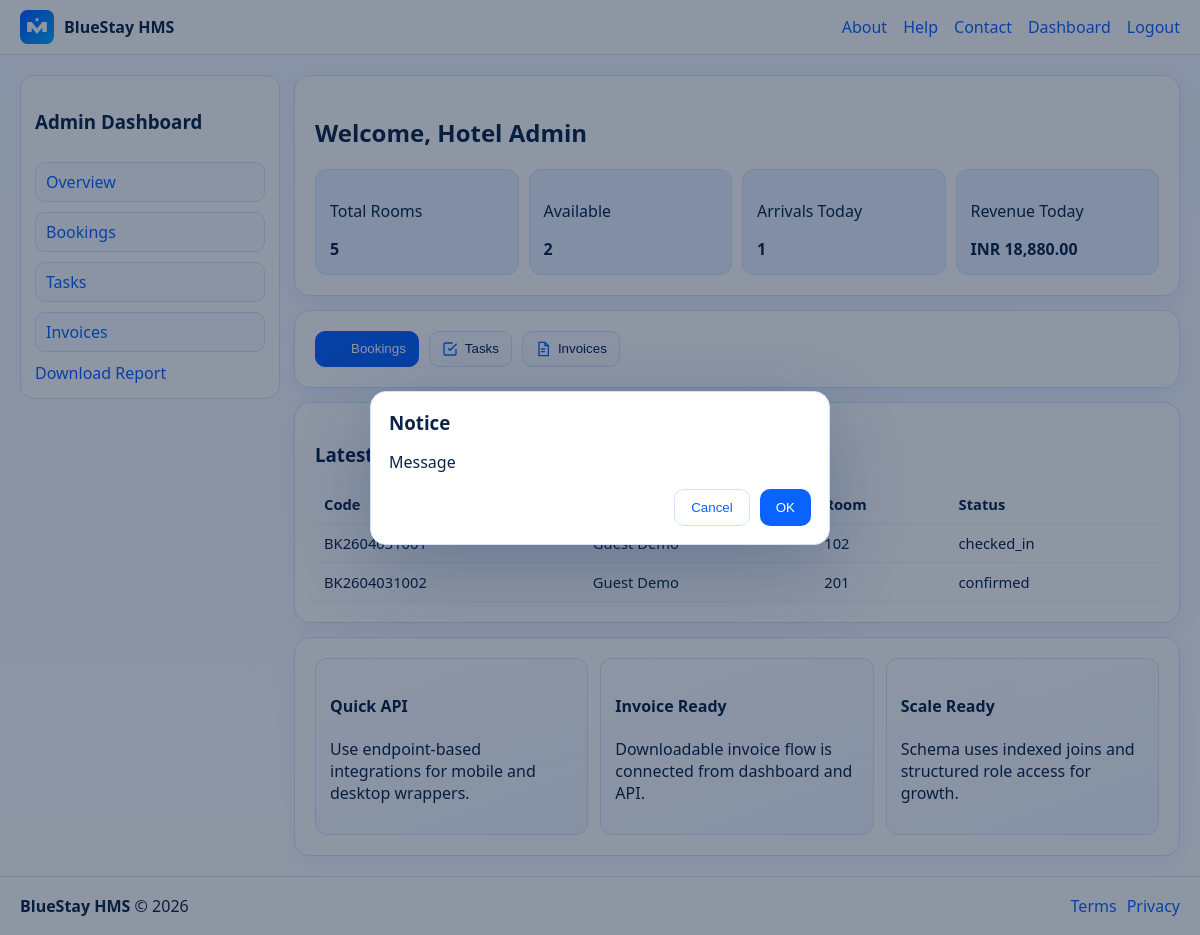
The app's page /dashboard.php (signed in) with its own data.
### tables this page shows
CREATE TABLE bookings (
  id INT UNSIGNED AUTO_INCREMENT PRIMARY KEY,
  booking_code VARCHAR(24) NOT NULL UNIQUE,
  guest_user_id INT UNSIGNED NOT NULL,
  room_id INT UNSIGNED NOT NULL,
  check_in DATE NOT NULL,
  check_out DATE NOT NULL,
  adults TINYINT UNSIGNED NOT NULL DEFAULT 1,
  children TINYINT UNSIGNED NOT NULL DEFAULT 0,
  source VARCHAR(40) NOT NULL DEFAULT 'Direct',
  status ENUM('pending','confirmed','checked_in','checked_out','cancelled') NOT NULL DEFAULT 'pending',
  created_at TIMESTAMP DEFAULT CURRENT_TIMESTAMP,
  CONSTRAINT fk_bookings_guest FOREIGN KEY (guest_user_id) REFERENCES users(id),
  CONSTRAINT fk_bookings_room FOREIGN KEY (room_id) REFERENCES rooms(id),
  INDEX idx_bookings_dates_status (check_in, check_out, status),
  INDEX idx_bookings_guest (guest_user_id)
);

CREATE TABLE rooms (
  id INT UNSIGNED AUTO_INCREMENT PRIMARY KEY,
  room_number VARCHAR(20) NOT NULL UNIQUE,
  floor_no INT NOT NULL,
  room_type VARCHAR(40) NOT NULL,
  status ENUM('available','occupied','dirty','maintenance','blocked') NOT NULL DEFAULT 'available',
  base_rate DECIMAL(12,2) NOT NULL DEFAULT 0,
  created_at TIMESTAMP DEFAULT CURRENT_TIMESTAMP,
  INDEX idx_rooms_status_floor (status, floor_no)
);

CREATE TABLE users (
  id INT UNSIGNED AUTO_INCREMENT PRIMARY KEY,
  full_name VARCHAR(120) NOT NULL,
  email VARCHAR(120) NOT NULL UNIQUE,
  phone VARCHAR(25) NOT NULL,
  role ENUM('owner','admin','manager','reception','housekeeping','kitchen','security','customer') NOT NULL DEFAULT 'customer',
  password_hash VARCHAR(255) NOT NULL,
  created_at TIMESTAMP DEFAULT CURRENT_TIMESTAMP
);

### app/core/Auth.php (called while the page is built, shortened)
<?php
final class Auth
{
    public static function user(): ?array
    {
        return $_SESSION['user'] ?? null;
    }
    public static function check(): bool
    {
        return isset($_SESSION['user']);
    }
}

### app/includes/functions.php (called while the page is built, shortened)
<?php
function e(string $value): string
{
    return htmlspecialchars($value, ENT_QUOTES, 'UTF-8');
}
function dashboard_title(string $role): string
{
    return match ($role) {
        'owner' => 'Owner Dashboard',
        'admin' => 'Admin Dashboard',
        'manager' => 'Manager Dashboard',
        'reception' => 'Front Desk Dashboard',
        'housekeeping' => 'Housekeeping Dashboard',
        'kitchen' => 'Kitchen Dashboard',
        'security' => 'Security Dashboard',
        'customer' => 'Customer Dashboard',
        default => 'Dashboard',
    };
}

### public/dashboard.php (the view, shortened to what this page needs)
<?php
require dirname(__DIR__) . '/app/includes/bootstrap.php';
$user = Auth::user();
$role = $user['role'];
$statsStmt = $pdo->query("
    SELECT
      (SELECT COUNT(*) FROM rooms) AS rooms_total,
      (SELECT COUNT(*) FROM rooms WHERE status = 'available') AS rooms_available,
      (SELECT COUNT(*) FROM bookings WHERE DATE(check_in) = CURDATE()) AS arrivals_today,
      (SELECT IFNULL(SUM(total_amount), 0) FROM invoices WHERE DATE(created_at) = CURDATE()) AS revenue_today
");
$stats = $statsStmt->fetch() ?: [];
$bookings = $pdo->query("
    SELECT b.id, b.booking_code, b.status, b.check_in, b.check_out, u.full_name AS guest_name, r.room_number
    FROM bookings b
    JOIN users u ON u.id = b.guest_user_id
    JOIN rooms r ON r.id = b.room_id
    ORDER BY b.created_at DESC
    LIMIT 8
")->fetchAll();
require dirname(__DIR__) . '/app/views/partials/header.php';
?>
<main class="dashboard-layout">
  <aside class="sidebar" id="sidebar">
    <h3><?= e(dashboard_title($role)) ?></h3>
    <a href="#stats" class="nav-pill">Overview</a>
    <a href="#bookings" class="nav-pill">Bookings</a>
    <a href="#tasks" class="nav-pill">Tasks</a>
    <a href="#invoices" class="nav-pill">Invoices</a>
    <a href="api.php?action=reports.export">Download Report</a>
  </aside>
  <section class="dashboard-content">
    <div class="card" id="stats">
      <h2>Welcome, <?= e($user['full_name']) ?></h2>
      <div class="stats-grid">
        <div><p>Total Rooms</p><strong><?= e((string) $stats['rooms_total']) ?></strong></div>
        <div><p>Available</p><strong><?= e((string) $stats['rooms_available']) ?></strong></div>
        <div><p>Arrivals Today</p><strong><?= e((string) $stats['arrivals_today']) ?></strong></div>
        <div><p>Revenue Today</p><strong>INR <?= number_format((float) ($stats['revenue_today'] ?? 0), 2) ?></strong></div>
      </div>
    </div>
    <div class="card">
      <div class="tab-row">
        <button class="tab-btn active" data-tab="bookings" type="button"><img src="assets/img/icon-booking.svg" alt="">Bookings</button>
        <button class="tab-btn" data-tab="tasks" type="button"><img src="assets/img/icon-task.svg" alt="">Tasks</button>
        <button class="tab-btn" data-tab="invoices" type="button"><img src="assets/img/icon-invoice.svg" alt="">Invoices</button>
      </div>
    </div>
    <div class="card tab-panel active" id="bookings">
      <h3>Latest Bookings</h3>
      <table>
        <tr><th>Code</th><th>Guest</th><th>Room</th><th>Status</th></tr>
        <?php foreach ($bookings as $b): ?>
          <tr>
            <td><?= e($b['booking_code']) ?></td>
            <td><?= e($b['guest_name']) ?></td>
            <td><?= e($b['room_number']) ?></td>
            <td><?= e($b['status']) ?></td>
          </tr>
        <?php endforeach; ?>
      </table>
    </div>
    <div class="card info-cards">
      <article class="mini-card">
        <h4>Quick API</h4>
        <p>Use endpoint-based integrations for mobile and desktop wrappers.</p>
      </article>
      <article class="mini-card">
        <h4>Invoice Ready</h4>
        <p>Downloadable invoice flow is connected from dashboard and API.</p>
      </article>
      <article class="mini-card">
        <h4>Scale Ready</h4>
        <p>Schema uses indexed joins and structured role access for growth.</p>
      </article>
    </div>
  </section>
</main>
<?php require dirname(__DIR__) . '/app/views/partials/footer.php'; ?>

### app/views/partials/header.php (shortened to what this page needs)
<?php
$isAuth = Auth::check();
?>
<!doctype html>
<html lang="en">
<head>
  <link rel="stylesheet" href="assets/css/app.css">
</head>
<body>
<div class="app-shell">
  <header class="topbar">
    <a class="brand" href="index.php">
      <img src="assets/img/logo.svg" alt="BlueStay logo">
      <span>BlueStay HMS</span>
    </a>
    <nav class="main-nav">
      <a href="about.php">About</a>
      <a href="help.php">Help</a>
      <a href="contact.php">Contact</a>
      <?php if ($isAuth): ?>
        <a href="dashboard.php">Dashboard</a>
        <a href="logout.php">Logout</a>
      <?php else: ?>
        <a href="login.php">Login</a>
        <a class="btn btn-sm" href="register.php">Register</a>
      <?php endif; ?>
    </nav>
  </header>

### app/views/partials/footer.php (shortened to what this page needs)
  <footer class="site-footer">
    <div>
      <strong>BlueStay HMS</strong> &copy; <?= date('Y') ?>
    </div>
    <div class="footer-links">
      <a href="terms.php">Terms</a>
      <a href="privacy.php">Privacy</a>
    </div>
  </footer>
</div>
<div class="dialog-backdrop" id="appDialogBackdrop" hidden>
  <div class="dialog-box" role="dialog" aria-modal="true">
    <h3 id="appDialogTitle">Notice</h3>
    <p id="appDialogMessage">Message</p>
    <div class="dialog-actions">
      <button class="btn btn-ghost" id="appDialogCancel" type="button">Cancel</button>
      <button class="btn" id="appDialogOk" type="button">OK</button>
    </div>
  </div>
</div>
</body>
</html>

### public/assets/css/app.css (style rules this page uses)
:root { --bg:#f2f7ff; --bg-soft:#e8f0ff; --panel:#ffffff; --text:#0a2447; --muted:#5a6f8d; --primary:#0a63ff; --primary-dark:#0646b5; --border:#d4e2ff; }
* { box-sizing:border-box }
body { margin:0;font-family:"Segoe UI",Tahoma,sans-serif;background:linear-gradient(180deg,var(--bg),#fff);color:var(--text) }
a { color:var(--primary);text-decoration:none }
.app-shell { min-height:100vh;display:flex;flex-direction:column }
.topbar { position:sticky;top:0;z-index:20;background:#fff;border-bottom:1px solid var(--border);padding:10px 20px;display:flex;align-items:center;justify-content:space-between;gap:12px }
.brand { display:flex;align-items:center;gap:10px;font-weight:700;color:var(--text) }
.brand img { width:34px;height:34px }
.main-nav { display:flex;gap:16px;align-items:center }
.btn { background:var(--primary);color:#fff;padding:10px 16px;border-radius:10px;border:none;cursor:pointer }
.btn-ghost { background:#fff;color:var(--primary);border:1px solid var(--border) }
.card { background:var(--panel);border:1px solid var(--border);border-radius:16px;padding:20px;box-shadow:0 8px 20px rgba(10,99,255,.08) }
.card { position:relative;overflow:hidden }
.card:before { content:"";position:absolute;inset:auto -40% -55% auto;width:280px;height:280px;background:radial-gradient(circle,#eaf2ff,transparent 60%);pointer-events:none }
.site-footer { margin-top:auto;padding:18px 20px;border-top:1px solid var(--border);display:flex;justify-content:space-between;background:#fff }
.footer-links { display:flex;gap:10px }
.dashboard-layout { display:grid;grid-template-columns:260px 1fr;gap:14px;padding:20px }
.sidebar { background:#fff;border:1px solid var(--border);border-radius:14px;padding:14px;position:sticky;top:74px;height:fit-content;display:grid;gap:10px }
.nav-pill { padding:8px 10px;border:1px solid var(--border);border-radius:10px;background:#f8fbff }
.dashboard-content { display:grid;gap:14px }
.stats-grid { display:grid;grid-template-columns:repeat(4,minmax(0,1fr));gap:10px }
.stats-grid div { padding:14px;background:var(--bg-soft);border:1px solid var(--border);border-radius:12px }
.tab-row { display:flex;gap:10px;flex-wrap:wrap }
.tab-btn { padding:9px 12px;border-radius:10px;border:1px solid var(--border);background:#f8fbff;color:var(--text);cursor:pointer }
.tab-btn { display:flex;align-items:center;gap:7px }
.tab-btn img { width:16px;height:16px }
.tab-btn.active { background:var(--primary);color:#fff;border-color:var(--primary) }
.tab-panel { display:none }
.tab-panel.active { display:block }
.info-cards { display:grid;grid-template-columns:repeat(3,minmax(0,1fr));gap:12px }
.mini-card { padding:14px;border:1px solid var(--border);border-radius:12px;background:linear-gradient(160deg,#ffffff,#eef5ff) }
table { width:100%;border-collapse:collapse;font-size:.92rem }
th,td { padding:9px;border-bottom:1px solid #ecf1ff;text-align:left }
.dialog-backdrop { position:fixed;inset:0;background:rgba(5,24,54,.45);display:flex;align-items:center;justify-content:center;padding:20px;z-index:80 }
.dialog-box { width:min(460px,100%);background:#fff;border:1px solid var(--border);border-radius:16px;box-shadow:0 24px 80px rgba(3,35,88,.26);padding:18px }
.dialog-box h3 { margin:0 0 8px }
.dialog-actions { display:flex;justify-content:flex-end;gap:10px;margin-top:16px }

### records on screen
bookings: booking_code "BK2604031001", room.room_number "102", status "checked_in"
bookings: booking_code "BK2604031002", guest_user.full_name "Guest Demo", room.room_number "201", status "confirmed"

### other values on screen
dashboard_title($role) "Admin Dashboard"
$user['full_name'] "Hotel Admin"
$stats['rooms_total'] "5"
$stats['rooms_available'] "2"
$stats['arrivals_today'] "1"
$stats['revenue_today'] "18,880.00"
